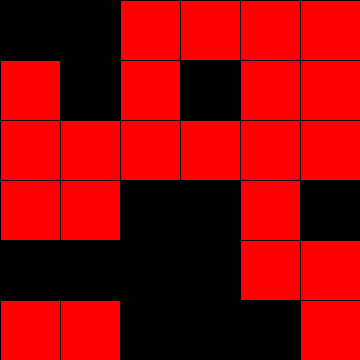
Frame 1 (no input)
Frame 60 (the mouse pressed at the canvas centre just before this capture): identical to frame 1, image omitted
Frame 120 (the mouse held since frame 60 and released just before this capture): identical to frame 1, image omitted

The Processing sketch that drew this single still picture (run headless with seeded random() and noise(); from frame 60 on, the mouse is pressed at the canvas centre):

// Processing sketch: Game_of_Life
// ── Game_of_Life.pde
import java.util.ArrayList;
space testingground = new space();
void setup()
{
size(360, 360);
}
void draw()
{
  testingground.printSpace();
}
public class cell{
  boolean life;
  int l;//l being the location
  cell(boolean live, int ll)
  {
    l=ll;
    life = live;
  }
  boolean getLife()
  {
    return life;
  }
  void die()
  {
    life=false;
  }
  void live()
  {
    life=true;
  }
  int getL()
  {
    return l;
  }
}
public class space
{
  ArrayList<cell> row = new ArrayList<cell>();
  space(){}
  void randomise()
  {
    for(int x=0;x <36; x++)
    {
      row.add(new cell(getRandomOneZero(), 60));//60 because we're assuming that the space will be 360*360 large
    }
  }
  void printSpace()
  {
    randomise();
    for(int y = 0; y<6; y++)
    {
      for(int z = 0; z<6; z++)
      {
        if(row.get(y*6+z).getLife())
        {
          
          fill(255,0,0);
        }
        else
        {
          fill(0,0,0);
        }
        rect(z*60, y*60, 60, 60);
      }
      
    }
  }
  void updateSpace()
  {
    
  }
}
//our array list will be based on 6*6, meaning that x will be multiples of 6 and y will be 1.
boolean getRandomOneZero()
{
  int onezero = (int)(Math.random()*2);
  if( onezero == 1)
  {
    return true;
  }
  else
  {
    return false;
  }
}
void mousePressed()
{
   background(0); 
}
